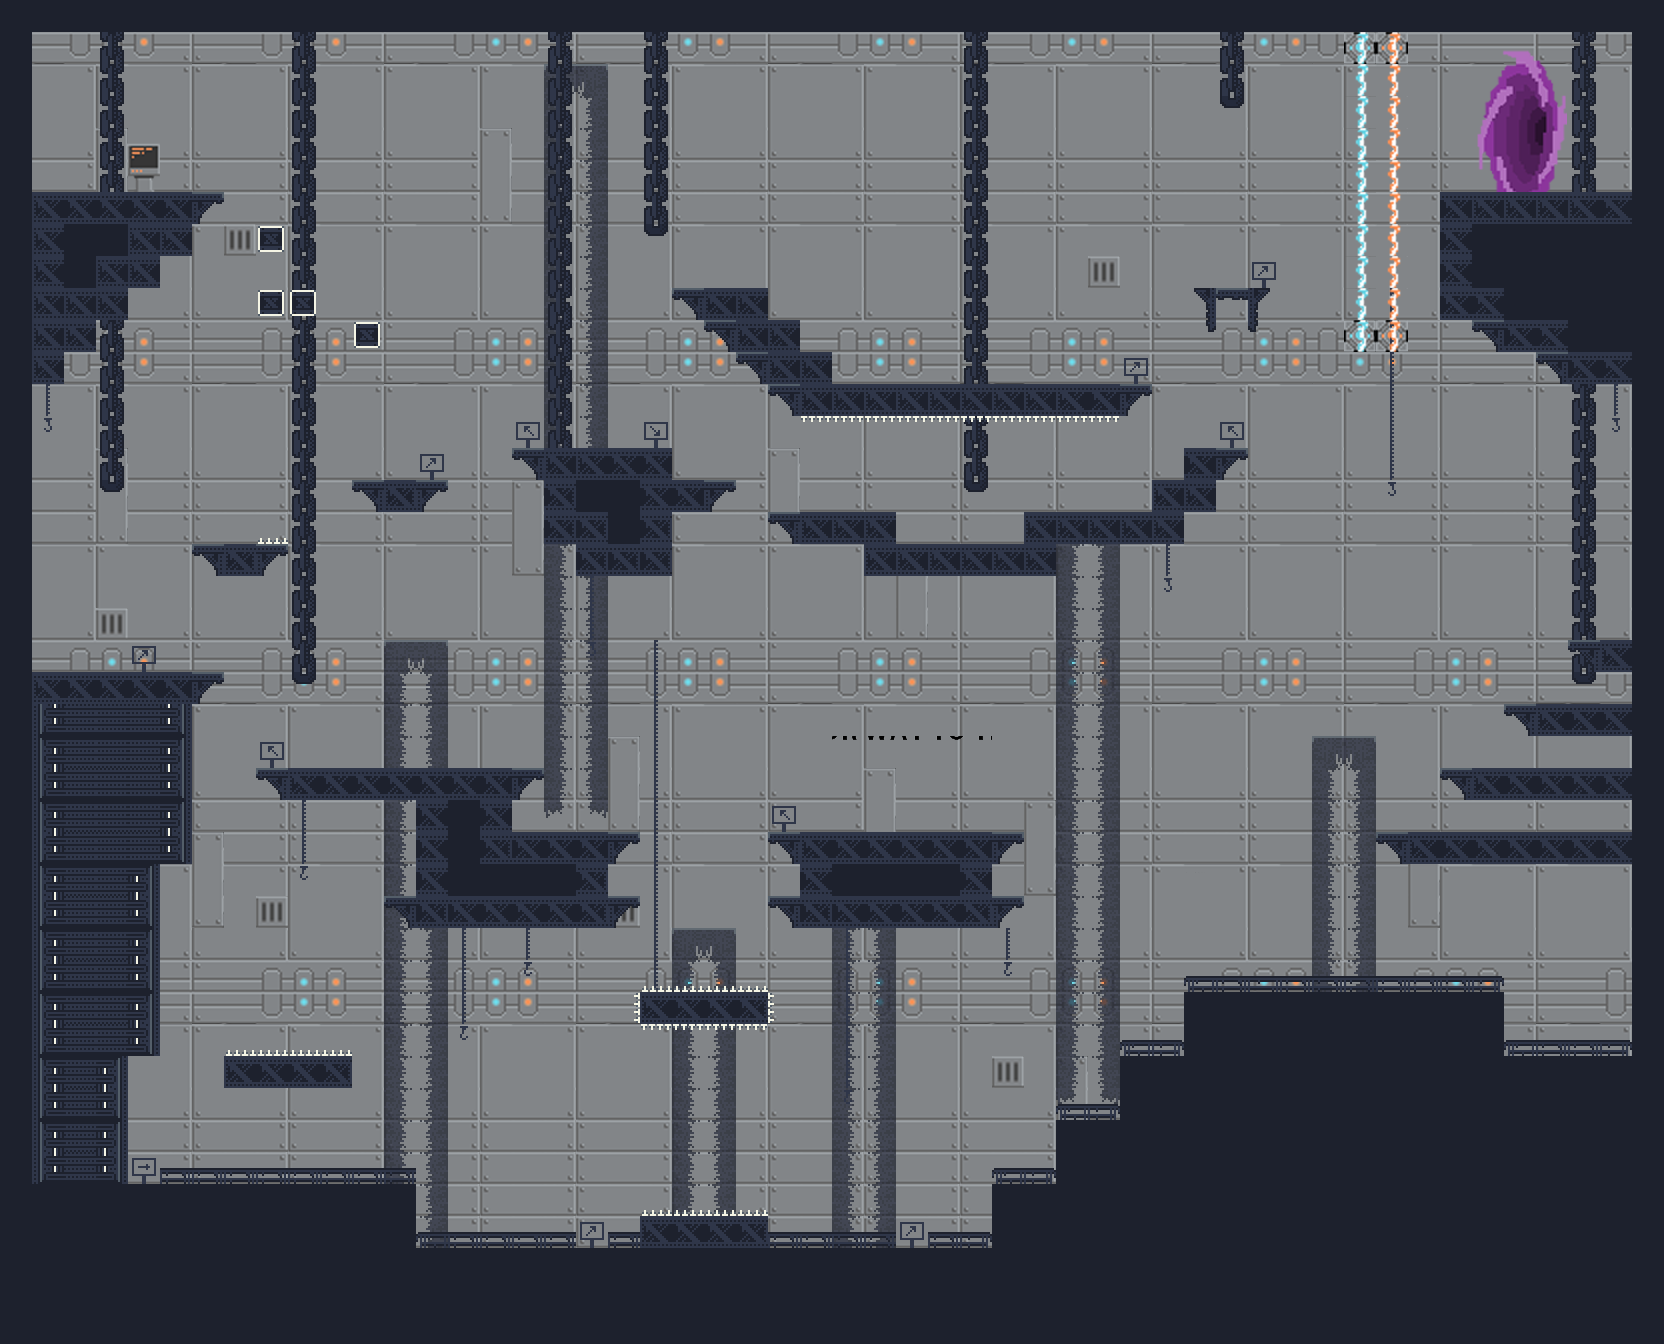

Below is a game level as drawn by its tile map, then a one-line description and the .tmx that defines it (tile-layer data replaced by summaries):
An orthogonal 52x42 tile map with 32x32 px tiles, 9 tile layers (Background, Parallax, Floor, Hazards, ...) and 62 objects (46x solid, 7x hazard, 4x platform, checkpoint, desactivable, ...).

<map version="1.2" tiledversion="1.2.4" orientation="orthogonal" renderorder="right-down" width="52" height="42" tilewidth="32" tileheight="32" infinite="0" nextlayerid="26" nextobjectid="91">
 <properties>
  <property name="BackgroundMusic" value="IcelandTheme.ogg" />
  <property name="Speed" type="float" value="0.4" />
 </properties>
 <tileset firstgid="1" name="Tutorial Level" tilewidth="32" tileheight="32" tilecount="1024" columns="32">
  <image source="Tutorial Level.png" width="1024" height="1024" />
  <terraintypes>
   <terrain name="Background" tile="515" />
  </terraintypes>
  <tile id="512" terrain="0,0,0,0" />
  <tile id="513" terrain="0,0,0,0" />
  <tile id="514" terrain="0,0,0,0" />
  <tile id="515" terrain="0,0,0,0" />
  <tile id="516" terrain="0,0,0,0" />
  <tile id="517" terrain="0,0,0,0" />
  <tile id="544" terrain="0,0,0,0" />
  <tile id="545" terrain="0,0,0,0" />
  <tile id="546" terrain="0,0,0,0" />
  <tile id="547" terrain="0,0,0,0" />
  <tile id="548" terrain="0,0,0,0" />
  <tile id="549" terrain="0,0,0,0" />
  <tile id="640">
   <animation>
    <frame tileid="640" duration="10" />
    <frame tileid="641" duration="10" />
    <frame tileid="642" duration="10" />
   </animation>
  </tile>
  <tile id="643">
   <animation>
    <frame tileid="643" duration="10" />
    <frame tileid="644" duration="10" />
    <frame tileid="645" duration="10" />
   </animation>
  </tile>
 </tileset>
 <layer id="1" name="Background" width="52" height="42">
  <data>[2184 cells, 2184 non-empty, 30 distinct tile ids]</data>
 </layer>
 <layer id="25" name="Parallax" width="52" height="42">
  <data>[2184 cells, 221 non-empty, 10 distinct tile ids]</data>
 </layer>
 <layer id="8" name="Floor" width="52" height="42">
  <data>[2184 cells, 701 non-empty, 21 distinct tile ids]</data>
 </layer>
 <layer id="10" name="Hazards" width="52" height="42">
  <data>[2184 cells, 41 non-empty, 7 distinct tile ids]</data>
 </layer>
 <layer id="11" name="Desactivable" width="52" height="42">
  <data>[2184 cells, 20 non-empty, 2 distinct tile ids]</data>
 </layer>
 <layer id="12" name="Portal" width="52" height="42">
  <data>[2184 cells, 18 non-empty, 18 distinct tile ids]</data>
 </layer>
 <layer id="13" name="Activable" width="52" height="42">
  <data>[2184 cells, 2 non-empty, 2 distinct tile ids]</data>
 </layer>
 <layer id="22" name="Letters" width="52" height="42">
  <data>[2184 cells, 31 non-empty, 28 distinct tile ids]</data>
 </layer>
 <layer id="15" name="Platforms" width="52" height="42">
  <data>[2184 cells, 207 non-empty, 13 distinct tile ids]</data>
 </layer>
 <objectgroup id="16" name="Colliders">
  <object id="1" name="Floor" type="solid" x="258" y="225.997" width="26" height="25.996" />
  <object id="2" name="Floor" type="solid" x="258" y="290" width="26" height="26" />
  <object id="3" name="Floor" type="solid" x="290" y="290" width="26" height="26" />
  <object id="4" name="Floor" type="solid" x="354" y="322" width="26" height="26" />
  <object id="5" name="Platform" type="platform" x="1568" y="640" width="64" height="12" />
  <object id="6" name="Platform" type="platform" x="1504" y="704" width="128" height="12" />
  <object id="7" name="Platform" type="platform" x="1440" y="768" width="192" height="12" />
  <object id="8" name="Platform" type="platform" x="1376" y="832" width="256" height="12" />
  <object id="9" name="Floor" type="solid" x="1632" y="0" width="32" height="1056" />
  <object id="10" name="Floor" type="solid" x="32" y="0" width="1600" height="32" />
  <object id="11" name="Floor" type="solid" x="0" y="0" width="32" height="672" />
  <object id="12" name="Floor" type="solid" x="0" y="672" width="224" height="32" />
  <object id="13" name="Floor" type="solid" x="0" y="704" width="192" height="160" />
  <object id="14" name="Floor" type="solid" x="0" y="864" width="160" height="192" />
  <object id="15" name="Floor" type="solid" x="0" y="1056" width="128" height="128" />
  <object id="16" name="Ground" type="solid" x="0" y="1184" width="416" height="64" />
  <object id="18" name="Ground" type="solid" x="0" y="1248" width="1664" height="96" />
  <object id="19" name="Ground" type="solid" x="992" y="1184" width="64" height="64" />
  <object id="21" name="Ground" type="solid" x="1056" y="1120" width="64" height="128" />
  <object id="23" name="Ground" type="solid" x="1120" y="1056" width="64" height="192" />
  <object id="26" name="Ground" type="solid" x="1248" y="992" width="192" height="256" />
  <object id="28" name="Ground" type="solid" x="1504" y="1056" width="160" height="192" />
  <object id="29" name="Floor" type="solid" x="31.875" y="192" width="192" height="64" />
  <object id="31" name="Floor" type="solid" x="32" y="256" width="128" height="32" />
  <object id="32" name="Floor" type="solid" x="32" y="288" width="96" height="32" />
  <object id="33" name="Floor" type="solid" x="32" y="320" width="64" height="32" />
  <object id="34" name="Floor" type="solid" x="32" y="352" width="32" height="32" />
  <object id="38" name="Floor" type="solid" x="1440" y="192" width="192.004" height="192" />
  <object id="41" name="Floor" type="solid" x="1194" y="288" width="76" height="44" />
  <object id="42" name="Floor" type="solid" x="768" y="832" width="256" height="96" />
  <object id="46" name="Floor" type="solid" x="192" y="544" width="96" height="32" />
  <object id="49" name="Floor" type="solid" x="256" y="768" width="288" height="64.0021" />
  <object id="51" name="Floor" type="solid" x="352" y="480" width="96" height="32" />
  <object id="52" name="Floor" type="solid" x="768" y="512" width="128" height="32" />
  <object id="53" name="Floor" type="solid" x="864" y="544" width="192" height="32" />
  <object id="54" name="Floor" type="solid" x="1024" y="512" width="160" height="32" />
  <object id="55" name="Floor" type="solid" x="1152" y="480" width="64" height="32" />
  <object id="56" name="Floor" type="solid" x="1184" y="448" width="64" height="32" />
  <object id="57" name="Floor" type="solid" x="512" y="448" width="159.999" height="32.0033" />
  <object id="58" name="Floor" type="solid" x="544" y="480" width="192" height="96" />
  <object id="61" name="Floor" type="solid" x="672" y="288" width="96" height="32" />
  <object id="62" name="Floor" type="solid" x="704" y="320" width="96" height="32" />
  <object id="63" name="Floor" type="solid" x="736" y="352" width="96" height="32" />
  <object id="64" name="Floor" type="solid" x="768" y="384" width="384" height="32.0033" />
  <object id="65" name="Ground" type="solid" x="640" y="1216" width="128" height="32" />
  <object id="66" name="Ground" type="solid" x="640" y="992" width="128" height="32" />
  <object id="82" name="Floor" type="solid" x="384" y="832" width="256" height="96" />
  <object id="86" name="Ground" type="solid" x="1184" y="992" width="64" height="256" />
  <object id="87" name="Ground" type="solid" x="1440" y="992" width="64" height="256" />
  <object id="88" name="Ground" type="solid" x="224.021" y="1055.98" width="128" height="32.0208" />
 </objectgroup>
 <objectgroup id="24" name="Checkpoints">
  <object id="90" name="Checkpoint" type="checkpoint" x="480" y="960" width="32" height="256" />
 </objectgroup>
 <objectgroup id="17" name="Hazards">
  <object id="67" name="Spikes" type="hazard" x="258" y="538" width="30" height="6" />
  <object id="68" name="Spikes" type="hazard" x="801" y="416" width="318" height="6.03688" />
  <object id="69" name="Spikes" type="hazard" x="642" y="986" width="126" height="6" />
  </objectgroup>
 <objectgroup id="18" name="Desactivable">
  <!-- 1 objects omitted --></objectgroup>
 <objectgroup id="19" name="Activables">
  <!-- 1 objects omitted --></objectgroup>
 <objectgroup id="20" name="Respawn">
  <!-- 1 objects omitted --></objectgroup>
 <objectgroup id="21" name="End">
  <!-- 1 objects omitted --></objectgroup>
</map>
<!-- 8 of 62 objects omitted -->
